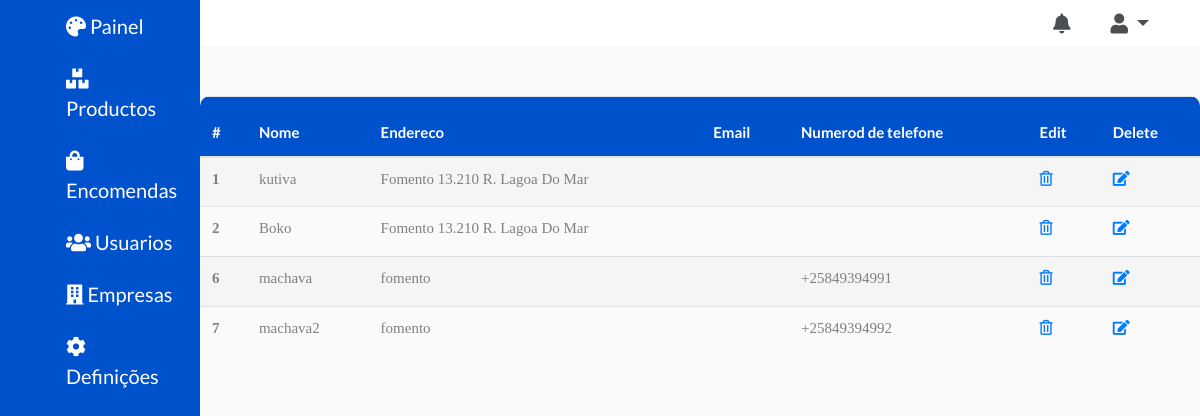
The page /dashboard/companies/ on the database as committed earlier.
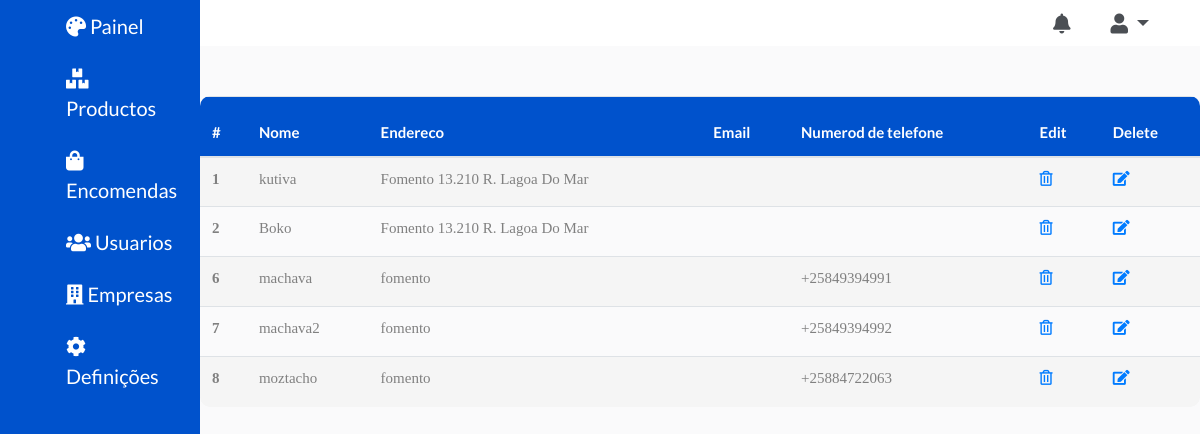
The same page on the database as committed later.
### account/models.py (models this page shows, shortened)
class Company(models.Model):
    user = models.OneToOneField(settings.AUTH_USER_MODEL, on_delete=models.CASCADE)
    commercial_name = models.CharField(max_length=30, blank=False, unique=False)
    company_logo = models.ImageField(upload_to='company_logo/', default='company_logo/default.jpg')
    address = models.CharField(max_length=30, blank=True)
    categories = models.ForeignKey(Category, on_delete=models.CASCADE, blank=True, unique=False, default=1)
    created_date = models.DateTimeField(default=timezone.now)
    uploaded_at = models.DateTimeField(blank=True, null=True)

class User(AbstractUser):
    username = None
    email = models.EmailField(_('email address'), unique=True)
    phone_regex = RegexValidator(regex=r'^\+?258?\d{9,13}$',
                                 message="O número de telefone deve ser digitado no formato: '+258849293949'. São permitidos até 13 dígitos.")
    phone_number = models.CharField(validators=[phone_regex], max_length=13, blank=True)  # validators should be a list
    USERNAME_FIELD = 'email'
    REQUIRED_FIELDS = []
    objects = UserManager()

### dashboard/views.py (the view)
# urls.py: path("companies/", views.CompanyListView.as_view(), name="companies"),
class CompanyListView(ListView):
    model = Company
    template_name = 'dashboard/companies.html'
    context_object_name = 'companies'
    paginate_by = 20
    def get_context_data(self, **kwargs):
        context = super(CompanyListView, self).get_context_data(**kwargs)
        companies = self.get_queryset()
        page = self.request.GET.get('page')
        paginator = Paginator(companies, self.paginate_by)
        try:
            users = paginator.page(page)
        except PageNotAnInteger:
            users = paginator.page(1)
        except EmptyPage:
            products = paginator.page(paginator.num_pages)
        context['companies'] = companies
        return context

### price/templates/dashboard/companies.html (shortened to what this page needs)
{% extends "price/layout/base.html" %}
{% load staticfiles %}
{% load staticfiles %}
{% block styles %}
<link rel="stylesheet" href="{% static 'stylesheet/main.css' %}">
<link rel="stylesheet" href="https://use.fontawesome.com/releases/v5.7.2/css/all.css">
<link rel="stylesheet" href="{% static 'stylesheet/dashboard.css' %}">
{% endblock %}
{% block content %}
<main>
    <div class="container-fluid">
        <div class="row">
            <div class="col-md-2 aside">
                {% include "dashboard/aside.html" %}
            </div>
            <div class="col-md-10">
                {% include "dashboard/menu.html" %}
                <div class="row">
                    <table class="table table-borderless">
                        <thead>
                        <tr>
                            <th scope="col">#</th>
                            <th scope="col">Nome</th>
                            <th scope="col" colspan="3">Endereco</th>
                            <th scope="col" colspan="2">Email</th>
                            <th scope="col" colspan="2">Numerod de telefone</th>
                            <th scope="col">Edit</th>
                            <th scope="col">Delete</th>
                        </tr>
                        </thead>
                        <tbody>
    {% for company in companies %}
                        <tr>
                            <th scope="row">{{ company.id }}</th>
                            <td colspan="1">{{ company.commercial_name }}</td>
                            <td colspan="3">{{ company.address }}</td>
                            <td colspan="2">{{ user.email }}</td>
                            <td colspan="2">{{ company.user.phone_number }}</td>
                            <td><a href="{% url 'user-delete' user.id   %}"><i class="far fa-trash-alt"></i></a></td>
                            <td><a href="{% url 'user-update' user.id   %}"> <i class="fas fa-edit"></i></i></a></td>
                        </tr>
                        {% endfor %}
                        </tbody>
                    </table>
                </div>
            </div>
        </div>
    </div>
</main>
{% endblock %}

Rows that differ between the two databases and show on the page:
added Company: id "8", commercial_name "moztacho", address "fomento", user.phone_number "+25884722063"
